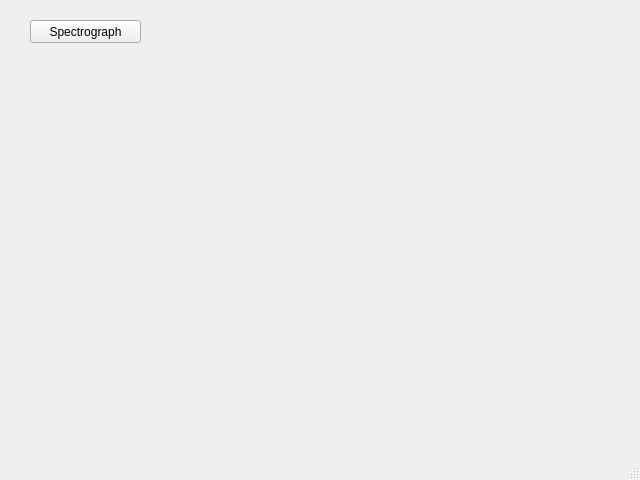
<?xml version="1.0" encoding="UTF-8"?>
<ui version="4.0">
 <class>MainWindow</class>
 <widget class="QMainWindow" name="MainWindow">
  <property name="geometry">
   <rect>
    <x>0</x>
    <y>0</y>
    <width>640</width>
    <height>480</height>
   </rect>
  </property>
  <property name="windowTitle">
   <string>MainWindow</string>
  </property>
  <widget class="QWidget" name="centralwidget">
   <widget class="QPushButton" name="SpectrographDialog">
    <property name="geometry">
     <rect>
      <x>30</x>
      <y>20</y>
      <width>111</width>
      <height>23</height>
     </rect>
    </property>
    <property name="text">
     <string>Spectrograph</string>
    </property>
   </widget>
  </widget>
  <widget class="QMenuBar" name="menubar">
   <property name="geometry">
    <rect>
     <x>0</x>
     <y>0</y>
     <width>640</width>
     <height>20</height>
    </rect>
   </property>
  </widget>
  <widget class="QStatusBar" name="statusbar"/>
 </widget>
 <resources/>
 <connections/>
</ui>
